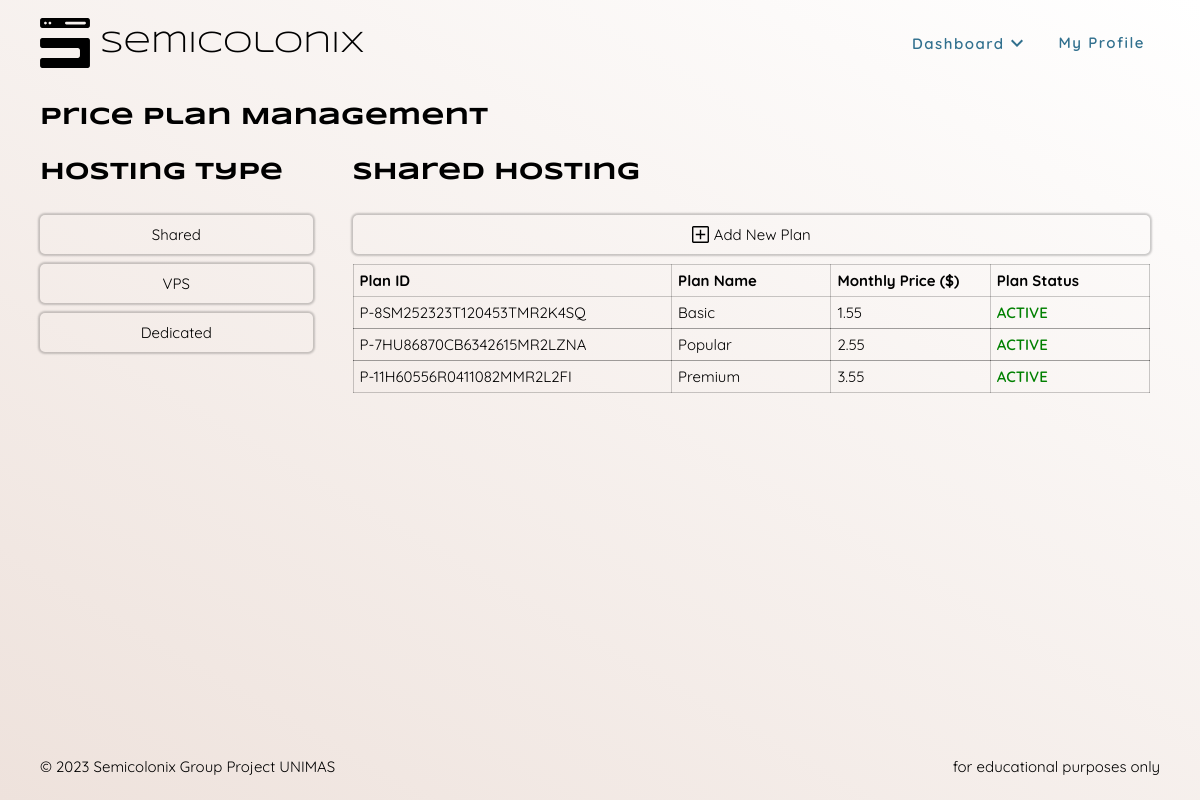
Screenshot of /admin/manage_price_plan.php?prod_id=PROD0001 (signed in) with the database file from the repository.
### tables this page shows
CREATE TABLE `product` (
  `prod_id` varchar(255) NOT NULL,
  `prod_name` varchar(255) NOT NULL,
  `prod_status` enum('ACTIVE','INACTIVE') NOT NULL
);

CREATE TABLE `plan` (
  `plan_id` varchar(255) NOT NULL,
  `prod_id` varchar(255) NOT NULL,
  `plan_name` varchar(256) NOT NULL,
  `plan_desc` varchar(256) NOT NULL,
  `plan_price` float(5,2) NOT NULL,
  `plan_status` enum('ACTIVE','INACTIVE') NOT NULL
);

### handlers/get_all_product.php (called while the page is built, shortened)
<?php
function getAllProduct(?String $select = null)
{
    require($_SERVER['DOCUMENT_ROOT'] . "/config/conn.php");
    $response = array();
    try {
        if ($select == null) {
            $query = "SELECT * FROM product";
        } else {
            $query = "SELECT * FROM product WHERE prod_id = '" . $select . "'";
        }
        $result = mysqli_query($conn, $query);
        while ($row = mysqli_fetch_array($result)) {
            $response[] = [
                'prod_id' => $row['prod_id'],
                'prod_name' => $row['prod_name'],
                'prod_status' => $row['prod_status']
            ];
        }
    } catch (Exception $e) {
        unset($response);
        $response['error'] = $e->getMessage();
    }
    return $response;
}

### handlers/get_all_plan.php (called while the page is built, shortened)
<?php
function getAllPlan(?String $planType = null)
{
    require($_SERVER['DOCUMENT_ROOT'] . "/config/conn.php");
    $allPlan = array();
    try {
        if ($planType == null) {
            $query = "SELECT * FROM plan ORDER BY plan_price ASC";
        } else {
            $query = "SELECT * FROM plan
            INNER JOIN product
            ON plan.prod_id = product.prod_id
            WHERE product.prod_name = '" . $planType . "'
            ORDER BY plan.plan_price ASC";
        }
        $result = mysqli_query($conn, $query);
        if ($result && mysqli_num_rows($result) > 0) {
            while ($row = mysqli_fetch_array($result)) {
                $plans = array();
                $plansIncludeFeature = array();
                $plansExcludeFeature = array();
                $plans['plan_id'] = $row['plan_id'];
                $plans['prod_id'] = $row['prod_id'];
                $plans['plan_name'] = $row['plan_name'];
                $plans['plan_desc'] = $row['plan_desc'];
                $plans['plan_price'] = $row['plan_price'];
                $plans['plan_status'] = $row['plan_status'];
                $query2 = "SELECT * FROM plandetail WHERE plan_id ='" . $row['plan_id'] . "' ORDER BY feature ASC";
                $result2 = mysqli_query($conn, $query2);
                if ($result2 && mysqli_num_rows($result2) > 0) {
                    while ($row2 = mysqli_fetch_array($result2)) {
                        if ($row2['status']) {
                            $plansIncludeFeature[] = $row2['feature'];
                        } else {
                            $plansExcludeFeature[] = $row2['feature'];
                        }
                    }
                    $plans['include_feature'] = $plansIncludeFeature;
                    $plans['exclude_feature'] = $plansExcludeFeature;
                } else {
                    throw new Exception("Error: Plan [" . $row['plan_id'] . "] detail not found");
                }
                $allPlan[] = $plans;
            }
            return json_encode($allPlan, true);
        } else {
            throw new Exception("Error: 0 plan found");
        }
    } catch (Exception $e) {
        mysqli_close($conn);
        return json_encode(['error' => $e->getMessage()], true);
    }
}

### admin/manage_price_plan.php (the view, shortened to what this page needs)
<?php
require_once($_SERVER['DOCUMENT_ROOT'] . "/config/conn.php");
?>
<!DOCTYPE html>
<html lang="en">
<head>
    <link rel="stylesheet" href="/css/main.css">
    <link rel="stylesheet" href="/css/admin-manage-price-plan.css">
</head>
<body>
    <?php require_once($_SERVER['DOCUMENT_ROOT'] . "/includes/nav.php"); ?>
    <div class="main-container">
        <h1>Price Plan Management</h1>
        <div class="grid-layout">
            <div class="grid-layout-content-1">
                <h1 class="text-h1">Hosting Type</h1>
                <form action="<?php echo $_SERVER['PHP_SELF']; ?>" method='GET'>
                    <?php
                    require_once($_SERVER['DOCUMENT_ROOT'] . "/handlers/get_all_product.php");
                    try {
                        $allProduct = getAllProduct();
                        foreach ($allProduct as $prod) {
                            echo "<button type='submit' name='prod_id' value='" . $prod['prod_id'] . "'>" . $prod['prod_name'] . "</button>";
                        }
                    } catch (Exception $e) {
                        echo $e->getMessage();
                    }
                    ?>
                </form>
            </div>
            <div class="grid-layout-content-2">
                <?php
                try {
                    require_once($_SERVER['DOCUMENT_ROOT'] . "/handlers/get_all_plan.php");
                    $prodInfo = getAllProduct($_GET['prod_id'])[0];
                    $prod_id = $prodInfo['prod_id'];
                    $prod_name = $prodInfo['prod_name'];
                    $planInfo = json_decode(getAllPlan($prod_name), true);
                    echo "<h1 class='text-h1'>" . $prod_name . " Hosting</h1>";
                    echo "<form action='/admin/add_price_plan.php' method='POST'>";
                    echo "<button type='submit' name='prod_id' value='" . $prod_id . "'><span class='icon-addBtn'></span> Add New Plan</button>";
                    echo "</form>";
                    echo "<table id='plan-table'>";
                    echo "<colgroup>";
                    echo "<col span='1' style='width: 40%;'>";
                    echo "<col span='1' style='width: 20%;'>";
                    echo "<col span='1' style='width: 20%;'>";
                    echo "<col span='1' style='width: 20%;'>";
                    echo "</colgroup>";
                    echo "<tr>";
                    echo "<th>Plan ID</th>";
                    echo "<th>Plan Name</th>";
                    echo "<th>Monthly Price ($)</th>";
                    echo "<th>Plan Status</th>";
                    echo "</tr>";
                    foreach ($planInfo as $plan) {
                        echo "<tr id='plan-row' data-plan-id='" . $plan['plan_id'] . "' data-plan-status='" . $plan['plan_status'] . "' title='click to edit'>";
                        echo "<td>" . $plan['plan_id'] . "</td>";
                        echo "<td>" . $plan['plan_name'] . "</td>";
                        echo "<td>" . $plan['plan_price'] . "</td>";
                        if ($plan['plan_status'] == "ACTIVE") {
                            echo "<td class='green font-w-600'>" . $plan['plan_status'] . "</td>";
                        } else {
                            echo "<td class='red font-w-600'>" . $plan['plan_status'] . "</td>";
                        }
                        echo "<tr>";
                    }
                    echo "</table>";
                } catch (Exception $e) {
                    echo $e->getMessage();
                }
                ?>
            </div>
        </div>
    </div>
    <?php require_once($_SERVER['DOCUMENT_ROOT'] . "/includes/footer.php"); ?>
</body>
</html>

### css/main.css (style rules this page uses)
:root { --color-black: #000000; --color-white: #ffffff; --color-green: #008000; --color-red: #ff0000; --color-orange: #ff6f00; --color-c1: #31708e; --color-c2: #88bdbc; --color-c3: #eee2dc; --color-c4: #b1a296; --rgb-black: 0, 0, 0; --rgb-white: 255, 255, 255; --rgb-red: 255, 0, 0; --rgb-orange: 255, 111, 0; --rgb-c1: 49, 112, 142; --rgb-c2: 136, 189, 188; --rgb-c3: 238, 226, 220; --rgb-c4: 177, 162, 150; --font-primary: "Syncopate", sans-serif; --font-second: "Quicksand", sans-serif; --font-size-title: 30px; --font-size-h1: 24px; --font-size-normal: 15px; --font-size-small: 12px; font-family: var(--font-primary); }
html, body { height: 100%; width: 100%; background-image: linear-gradient(210deg, var(--color-white), var(--color-c3)); background-repeat: no-repeat; background-attachment: fixed; scroll-behavior: smooth; }
body { display: flex; flex-direction: column; }
h1 { font-size: var(--font-size-h1); }
h1, h2, h3, h4, h5, strong { margin: 0; font-weight: 600; font-family: var(--font-primary); }
a, p, body, html, div, iframe, img { margin: 0; border: 0; font-size: var(--font-size-normal); text-decoration: none; }
span { margin: 0; border: 0; font-size: inherit; }
a, div, p { display: block; font-family: var(--font-second); }
.font-w-600 { font-weight: 600; }
.green { --color-current: var(--color-green); color: var(--color-current); }
.text-h1 { font-size: var(--font-size-h1); }
.main-container { display: flex; flex-direction: column; flex-grow: 1; padding: 105px 40px 0 40px; width: 100%; max-width: 100%; box-sizing: border-box; }

### css/admin-manage-price-plan.css (style rules this page uses)
.grid-layout { display: grid; grid-template-columns: 1fr 3fr; column-gap: 30px; width: 100%; height: 100%; margin: 30px 0 0 0; }
.grid-layout-content-1, .grid-layout-content-2 { width: 100%; height: 100%; }
.grid-layout-content-2 { padding: 0 10px; box-sizing: border-box; }
button { display: flex; flex-direction: row; align-items: center; justify-content: center; width: 100%; cursor: pointer; padding: 10px 20px; margin-bottom: 10px; border-radius: 5px; border: none; background-color: transparent; box-shadow: 0 0 2px 2px rgba(var(--rgb-black), 0.2); transition: all 0.6s ease; font-family: var(--font-second); font-size: var(--font-seize); }
.grid-layout-content-1 > h1, .grid-layout-content-2 > h1 { margin-bottom: 30px; }
#plan-table { width: 100%; text-align: left; }
table { width: 100%; text-align: left; border-collapse: collapse; }
th, td { padding: 6px; border: 1px solid rgba(var(--rgb-black), 0.2); }
#plan-row { transition: all 0.3s ease; }

### rows the page displays
product: prod_name "Shared"
product: prod_name "VPS"
product: prod_name "Dedicated"
plan: plan_id "P-8SM252323T120453TMR2K4SQ", plan_name "Basic", plan_price "1.55", plan_status "ACTIVE"
plan: plan_id "P-7HU86870CB6342615MR2LZNA", plan_name "Popular", plan_price "2.55", plan_status "ACTIVE"
plan: plan_id "P-11H60556R0411082MMR2L2FI", plan_name "Premium", plan_price "3.55", plan_status "ACTIVE"
